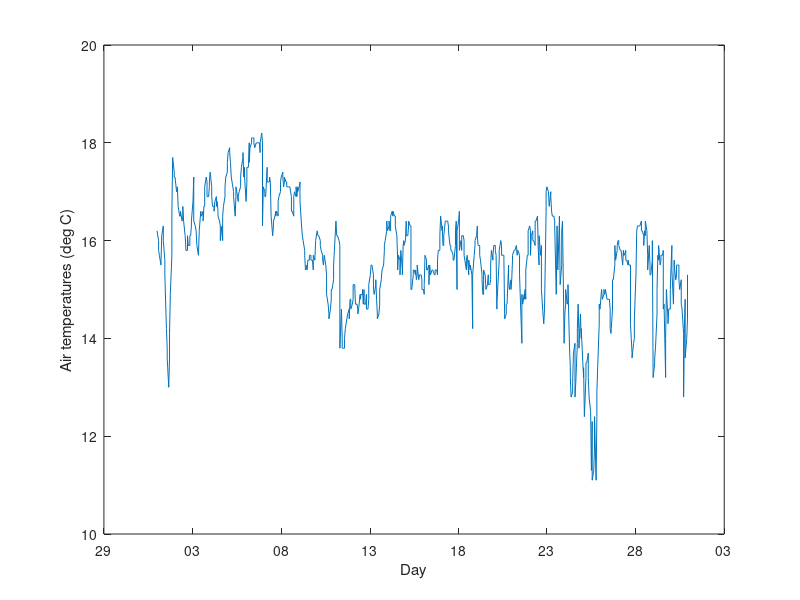
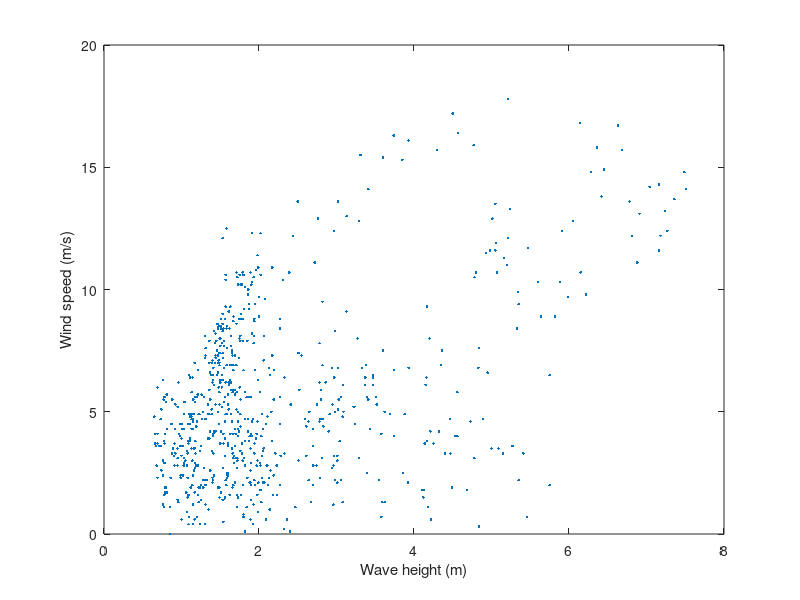

These figures' MATLAB source, in order:
% CE 640 / OC 512
% HW4 Solution #1
% this is just an alternative way to read in the data...I use textscan in
% this case...

clear all
close all
clc

%Let's start by reading in the data. I do this with textscan
fid=fopen('hw4_data.txt');

%first, read two header lines
headers=textscan(fid,repmat('%s',1,18),2); %repmat saves me typing it out 18 times!

%next read entire block of data
data=textscan(fid,'%d%d%d%d%d%d%f%f%f%f%f%d%f%f%f%f%f%f\n');

yr=data{1}(:); mo=data{2}(:); dy=data{3}(:); hr=data{4}(:); mn=data{5}(:);
atmp=data{14}(:);

%datenum only works with double precision numbers...don't ask me why.
yr=double(yr); mo=double(mo); dy=double(dy); hr=double(hr); mn=double(mn);
N=datenum(yr,mo,dy,hr,mn,zeros(size(mn))); %fake a vector of zeros for seconds

figure(1)
plot(N,atmp);
datetick('x',7)
xlabel('Day');ylabel('Air temperatures (deg C)')

figure(2)

wvht=data{9}(:);
wspd=data{7}(:);    

%need to remove 99 (no data values!)
wspd(find(wvht==99))=[];
wvht(find(wvht==99))=[];

plot(wvht,wspd,'.');
xlabel('Wave height (m)'); ylabel('Wind speed (m/s)');
% yes, there is some weak correlation there...

